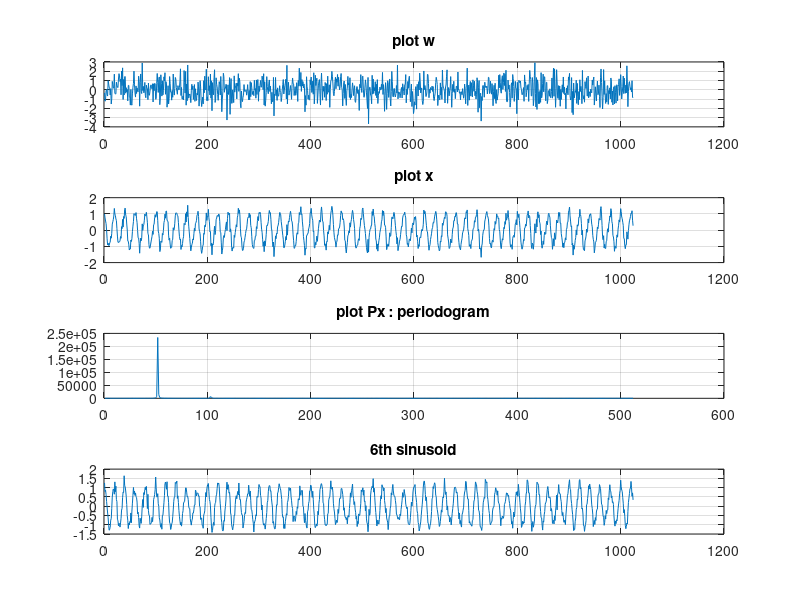

This chart was generated by the following MATLAB code:
%
% Homework 1: Generate a signal with two sinusoid and corrupted by additive with Gaussian noise, then
% apply DFT to see spectrum of the signal. We repeat for different frequencies
% 
% 

function homework1
N = 1024;
% 1. Generate 1024-point white Gaussian random noise w, with zero mean and unit variance.
w = randn(N,1);

% Plot w
subplot(4,1,1);
plot(w);
grid on
title('plot w')

% Create a 1024-element column vector
x = zeros(N,1);

% 2. Generate the 1024-point signal x defined by the following equation.
for n=1:N
    x(n) = cos(0.1*pi*n) + 0.2*sin(0.2*pi*n) + 0.2*w(n);
end
subplot(4,1,2);
plot(x); % 3. plot(x)
grid on
title('plot x')
% 4. Compute the DFT of x(n), and obtain X(k).
X = fft(x);

% Plot real part of X
%plot(real(X));
%pause;

% Plot imaginary part of X
%plot(imag(X));
%pause;

% Plot magnitude of X
%plot(abs(X));
%pause;

% Plot phase of X
%plot(angle(X));
%pause;

% 5. Plot the periodogram.
Px = abs(X).^2;
Px = Px(1:512);

% Plot Px
subplot(4,1,3);
plot(Px) % there are two peaks, 1st peak x,y = (52,226187), 2nd peak x,y = (103,6764)
grid on
title('plot Px : periodogram')
% 6. Repeat the above experiment by changing the frequency of the second sinusoid.  Do you observe any differences?

N = 1024;
w = randn(N,1);
x = zeros(N,1);

for n=1:N
    x(n) = cos(0.1*pi*n) + 0.2*sin(0.12*pi*n) + 0.2*w(n);
end
subplot(4,1,4);
plot(x);
grid on
title('6th sinusoid')
X = fft(x)






